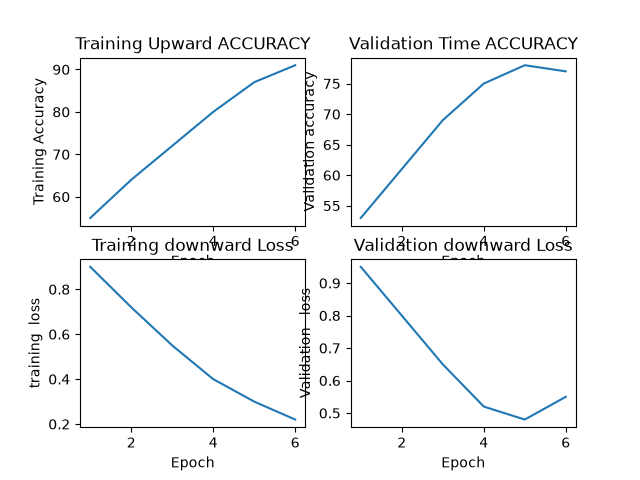

The script that saved this image:
import matplotlib.pyplot as plt
import pandas as pd

data={
    "Epoch": [1, 2, 3, 4, 5, 6],
    "Training_Accuracy": [55, 64, 72, 80, 87, 91],
    "Validation_Accuracy": [53, 61, 69, 75, 78, 77],
    "Training_Loss": [0.90, 0.72, 0.55, 0.40, 0.30, 0.22],
    "Validation_Loss": [0.95, 0.80, 0.65, 0.52, 0.48, 0.55]
}
df=pd.DataFrame(data)
print(df)
print(df.describe())
print(df.head())
print(df.shape)

#training plot
plt.subplot(2,2,1)
plt.plot(df["Epoch"],df["Training_Accuracy"])
plt.title("Training Upward ACCURACY")
plt.xlabel("Epoch")
plt.ylabel("Training Accuracy")

#validation plot
plt.subplot(2,2,2)
plt.plot(df["Epoch"],df["Validation_Accuracy"])
plt.title("Validation Time ACCURACY")
plt.xlabel("Epoch")
plt.ylabel("Validation accuracy")

#training loos plot 
plt.subplot(2,2,3)
plt.plot(df["Epoch"],df["Training_Loss"])
plt.title("Training downward Loss")
plt.xlabel("Epoch")
plt.ylabel("training  loss")

#validation loss plot
plt.subplot(2,2,4)
plt.plot(df["Epoch"],df["Validation_Loss"])
plt.title("Validation downward Loss")
plt.xlabel("Epoch")
plt.ylabel("Validation   loss") 

plt.savefig('finalproject.png')
plt.tight_layout()
plt.show()
